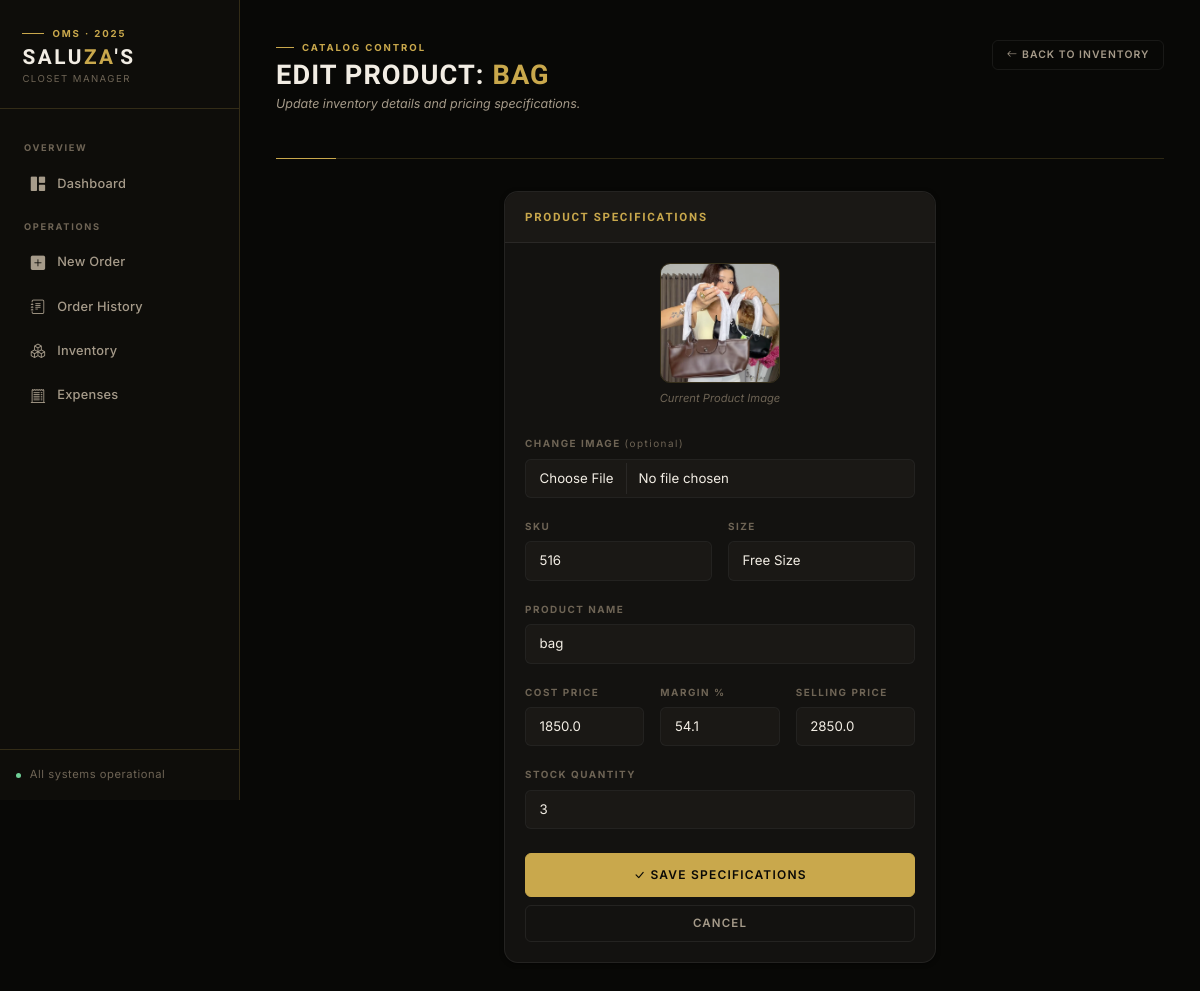
/edit_product/285, run on an earlier commit of the app's database.
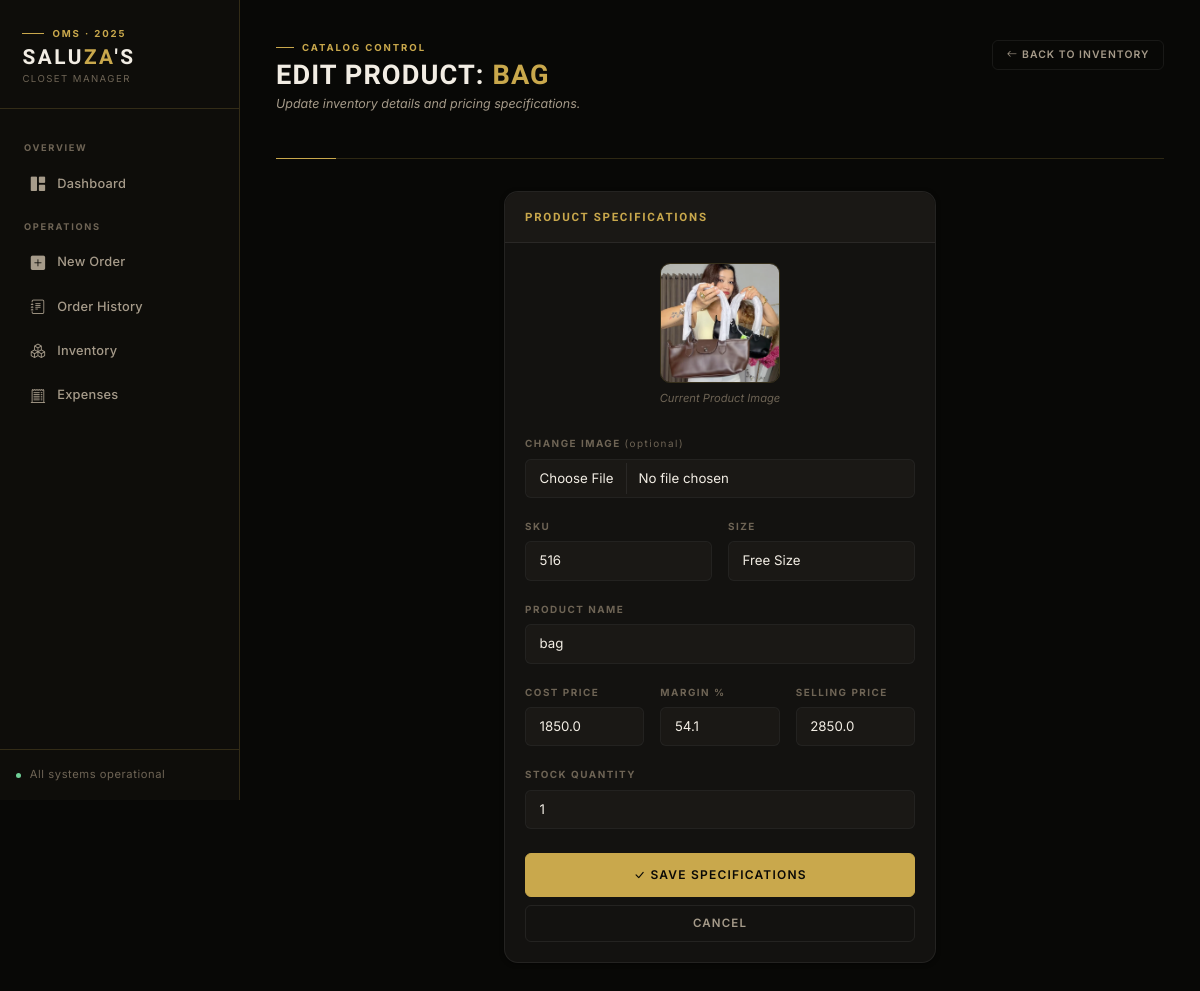
And on a later commit of the database.
### app.py (models this page shows)
class Product(db.Model):
    id = db.Column(db.Integer, primary_key=True)
    sku = db.Column(db.String(50), unique=True, nullable=True)
    name = db.Column(db.String(100), nullable=False)
    size = db.Column(db.String(10), nullable=False)
    cost_price = db.Column(db.Float, default=0.0)
    price = db.Column(db.Float, nullable=False)
    stock = db.Column(db.Integer, default=0)
    image = db.Column(db.String(100), nullable=True)

### app.py (the view, shortened to what this page needs)
@app.route('/edit_product/<int:id>', methods=['GET', 'POST'])
def edit_product(id):
    product = Product.query.get_or_404(id)
    return render_template('edit_product.html', p=product)

### templates/edit_product.html (shortened to what the changed rows need)
{% extends "layout.html" %}
{% block content %}
<div class="page-header">
    <div>
        <h1>Edit Product: <span class="gold">{{ p.name }}</span></h1>
    </div>
</div>
<div class="row justify-content-center">
    <div class="col-md-7 col-lg-6">
        <div class="card">
            <div class="card-body">
                <form method="POST" enctype="multipart/form-data">
                    {% if p.image %}
                    <div class="text-center mb-4">
                        <img src="{{ url_for('static', filename='uploads/' + p.image) }}"
                             style="width: 120px; height: 120px; object-fit: cover; border-radius: var(--r-md); border: 1px solid var(--line);">
                        <div style="font-size: 0.7rem; color: var(--text-tertiary); margin-top: 0.4rem; font-style: italic;">Current Product Image</div>
                    </div>
                    {% endif %}
                    <div class="row mb-3 g-3">
                        <div class="col">
                            <label class="form-label">SKU</label>
                            <input type="text" name="sku" class="form-control" value="{{ p.sku if p.sku else '' }}">
                        </div>
                        <div class="col">
                            <label class="form-label">Size</label>
                            <input type="text" name="size" class="form-control" value="{{ p.size }}" required>
                        </div>
                    </div>
                    <div class="mb-3">
                        <label class="form-label">Product Name</label>
                        <input type="text" name="name" class="form-control" value="{{ p.name }}" required>
                    </div>
                    <div class="row mb-3 g-3">
                        <div class="col-4">
                            <label class="form-label">Cost Price</label>
                            <input type="number" name="cost_price" id="costPriceInput" class="form-control" step="0.01" value="{{ p.cost_price }}" required>
                        </div>
                        <div class="col-4">
                            <label class="form-label">Selling Price</label>
                            <input type="number" name="price" id="sellingPriceInput" class="form-control" step="0.01" value="{{ p.price }}" required>
                        </div>
                    </div>
                    <div class="mb-4">
                        <label class="form-label">Stock Quantity</label>
                        <input type="number" name="stock" class="form-control" value="{{ p.stock }}" required>
                    </div>
                </form>
            </div>
        </div>
    </div>
</div>
{% endblock %}

What changed in the data, as far as the page shows it:
changed Product "BAG": stock "3" → "1"
